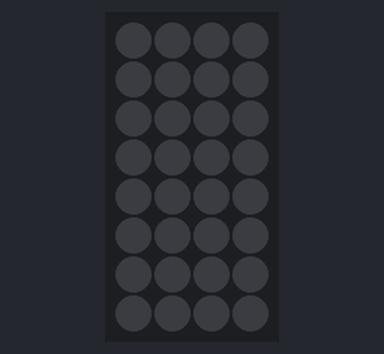
This sketch was run on a simulated Arduino Uno, built with avr-gcc and run on an emulated ATmega328P. Parts: 4×8 RGB LED matrix (first LED top left, wired row by row). Dim RGB values are drawn brighter than linear.

Above: at 0.1 s.
At 1.8 s:
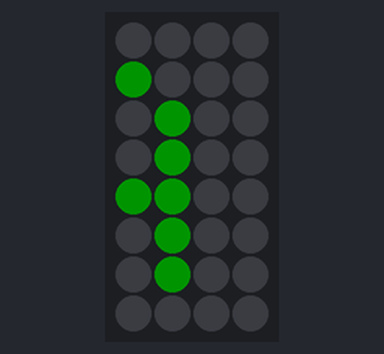
At 2.28 s:
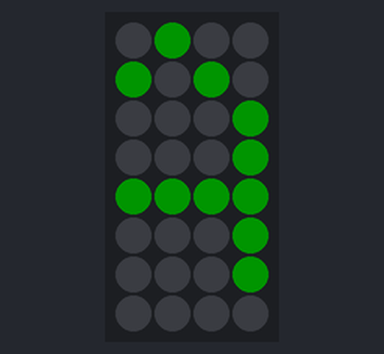
At 4.87 s:
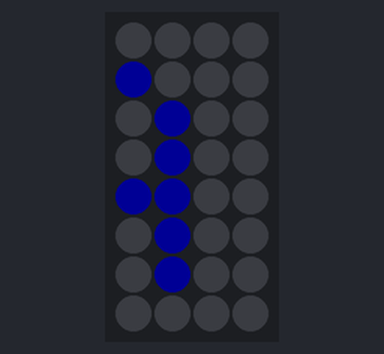
At 5.34 s:
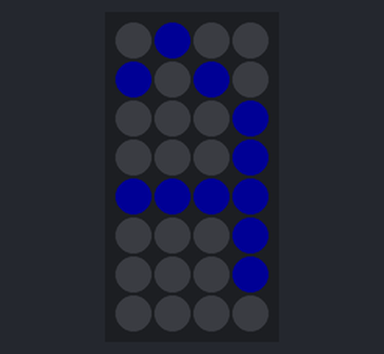
At 8.4 s:
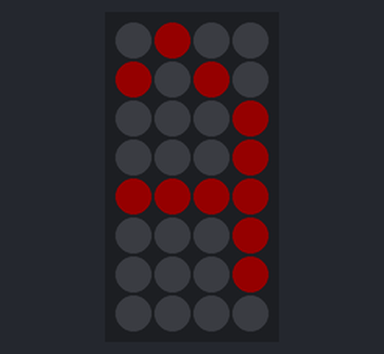

Measured:
- by itself, everything shown: repeats every 9.2 s, in 27 steps

The sketch:

led2.ino
```cpp
#include <Adafruit_GFX.h>        // Inclui a biblioteca Adafruit GFX para gráficos
#include <Adafruit_NeoMatrix.h>  // Inclui a biblioteca Adafruit NeoMatrix para matriz de LEDs
#include <Adafruit_NeoPixel.h>   // Inclui a biblioteca Adafruit NeoPixel para controle dos LEDs

#define PIN 17                   // Pino de controle dos LEDs

// Inicializa a matriz NeoPixel com as seguintes configurações:
// - 4 linhas e 8 colunas
// - Orientação do texto: de cima para baixo e da direita para a esquerda, estilo colunas progressivas
Adafruit_NeoMatrix matrix = Adafruit_NeoMatrix(4, 8, PIN,
  NEO_MATRIX_TOP + NEO_MATRIX_RIGHT + NEO_MATRIX_COLUMNS + NEO_MATRIX_PROGRESSIVE,
  NEO_GRB + NEO_KHZ800);

// Define um array de cores para usar na matriz
const uint16_t colors[] = {
  matrix.Color(255, 0, 0),   // Vermelho
  matrix.Color(0, 255, 0),   // Verde
  matrix.Color(0, 0, 255)    // Azul
};

void setup() {
  matrix.begin();               // Inicializa a matriz NeoPixel
  matrix.setTextWrap(false);    // Desabilita a quebra automática de texto
  matrix.setBrightness(20);     // Define o brilho dos LEDs (0-255)
  matrix.setTextColor(colors[0]); // Define a cor inicial do texto
}

int x = matrix.width();  // Inicializa a posição horizontal da letra "A" fora da tela
int pass = 0;            // Variável para alternar entre as cores

void loop() {
  matrix.fillScreen(0);  // Limpa a tela da matriz (define todos os LEDs como desligados)

  // Escreve a letra "A" na matriz na posição (x, 0) com a cor atual
  matrix.drawChar(x, 0, 'A', colors[pass], 0, 1);

  if (++x >= matrix.width()) {       // Move a letra "A" para a esquerda e reinicia quando ultrapassar uma certa posição
      // Define a posição horizontal de volta para o lado direito da matriz
    x=-10;
    // Alterna entre as cores do array colors[] para cada reinício da letra "A"
    if (++pass >= 3) pass = 0;  // Se pass for maior ou igual a 3, redefine pass para 0
    matrix.setTextColor(colors[pass]); // Define a próxima cor para o texto
  }

  matrix.show();         // Exibe a matriz com as alterações feitas
  delay(200);            // Aguarda 200 milissegundos antes de repetir o loop
}
```
